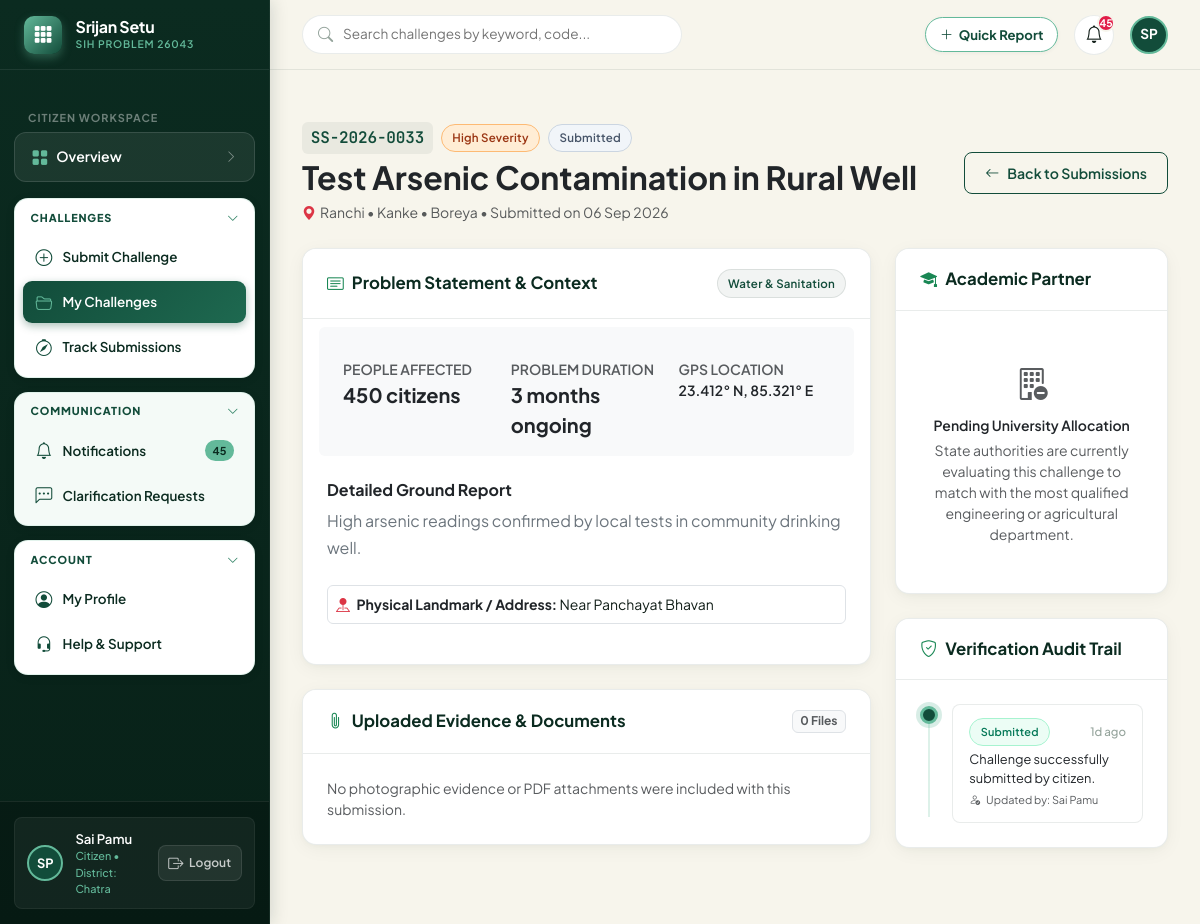
The app's page /citizen/challenge/33 (signed in), older data.
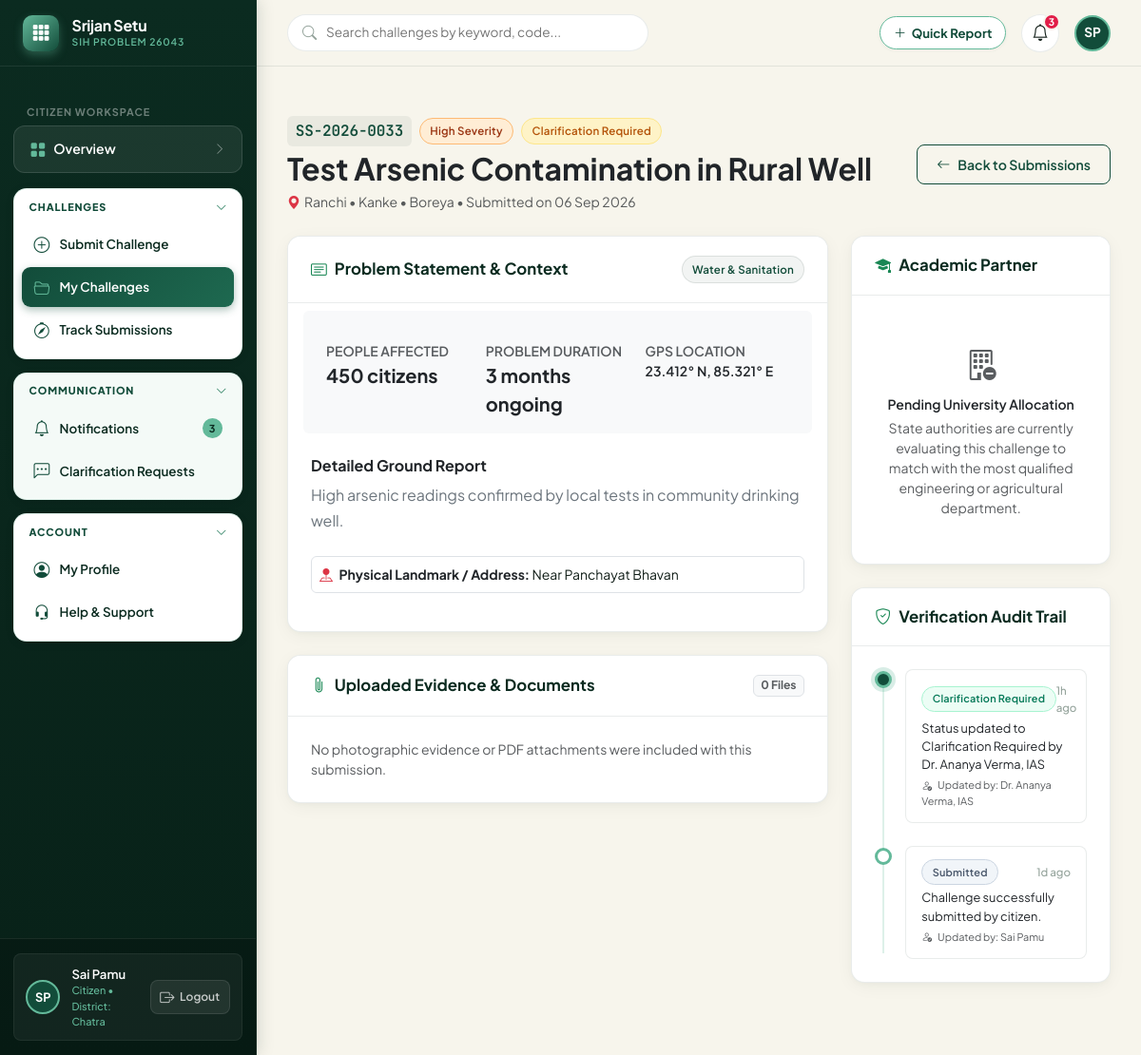
The same page, newer data.
### app/models.py (models this page shows, shortened)
class Challenge(db.Model):
    __tablename__ = 'challenges'
    id = db.Column(db.Integer, primary_key=True)
    code = db.Column(db.String(30), unique=True, nullable=False, index=True)
    title = db.Column(db.String(200), nullable=False)
    description = db.Column(db.Text, nullable=False)
    domain = db.Column(db.String(100), nullable=False)
    district = db.Column(db.String(50), nullable=False)
    block = db.Column(db.String(50), nullable=True)
    village_city = db.Column(db.String(100), nullable=True)
    people_affected = db.Column(db.Integer, default=100)
    duration_months = db.Column(db.Integer, default=6)
    severity = db.Column(db.String(20), default='Medium')  # 'Low', 'Medium', 'High', 'Critical'
    address_text = db.Column(db.String(255), nullable=True)
    gps_coords = db.Column(db.String(50), nullable=True)
    status = db.Column(db.String(50), default='Submitted', index=True)
    priority = db.Column(db.String(20), default='Medium')  # 'Low', 'Medium', 'High', 'Critical'
    validation_notes = db.Column(db.Text, nullable=True)
    category_assigned = db.Column(db.String(100), nullable=True)
    created_by_id = db.Column(db.Integer, db.ForeignKey('users.id'), nullable=False)
    created_at = db.Column(db.DateTime, default=datetime.utcnow)
    updated_at = db.Column(db.DateTime, default=datetime.utcnow, onupdate=datetime.utcnow)
    media = db.relationship('ChallengeMedia', backref='challenge', lazy='dynamic', cascade='all, delete-orphan')
    history = db.relationship('StatusHistory', backref='challenge', lazy='dynamic', order_by='StatusHistory.created_at.desc()', cascade='all, delete-orphan')
    assignments = db.relationship('ChallengeAssignment', backref='challenge', lazy='dynamic', cascade='all, delete-orphan')
    project = db.relationship('Project', backref='challenge', uselist=False, cascade='all, delete-orphan')
    proposals = db.relationship('Proposal', backref='challenge', lazy='dynamic', cascade='all, delete-orphan')
    @property
    def latest_assignment(self):
        return self.assignments.order_by(ChallengeAssignment.assigned_at.desc()).first()
    @property
    def assigned_university(self):
        assignment = self.latest_assignment
        if assignment and assignment.university:
            return assignment.university
        return None
    @property
    def status_badge_class(self):
        mapping = {
            'Submitted': 'badge-status-submitted',
            'Under Review': 'badge-status-review',
            'Clarification Required': 'badge-status-clarification',
            'Validated': 'badge-status-validated',
            'Rejected': 'badge-status-rejected',
            'University Assigned': 'badge-status-assigned',
            'Accepted': 'badge-status-accepted',
            'Proposal Submitted': 'badge-status-proposal',
            'In Progress': 'badge-status-progress',
            'Prototype Ready': 'badge-status-prototype',
            'Pilot Testing': 'badge-status-pilot',
            'Completed': 'badge-status-completed'
        }
        return mapping.get(self.status, 'badge-status-default')
    @property
    def severity_badge_class(self):
        mapping = {
            'Critical': 'badge-severity-critical',
            'High': 'badge-severity-high',
            'Medium': 'badge-severity-medium',
            'Low': 'badge-severity-low'
        }
        return mapping.get(self.severity, 'badge-severity-medium')

class StatusHistory(db.Model):
    __tablename__ = 'status_history'
    id = db.Column(db.Integer, primary_key=True)
    challenge_id = db.Column(db.Integer, db.ForeignKey('challenges.id'), nullable=False)
    old_status = db.Column(db.String(50), nullable=True)
    new_status = db.Column(db.String(50), nullable=False)
    updated_by_id = db.Column(db.Integer, db.ForeignKey('users.id'), nullable=True)
    notes = db.Column(db.Text, nullable=True)
    created_at = db.Column(db.DateTime, default=datetime.utcnow)
    updater = db.relationship('User', foreign_keys=[updated_by_id])

class User(UserMixin, db.Model):
    __tablename__ = 'users'
    id = db.Column(db.Integer, primary_key=True)
    email = db.Column(db.String(120), unique=True, nullable=False, index=True)
    password_hash = db.Column(db.String(256), nullable=False)
    full_name = db.Column(db.String(100), nullable=False)
    role = db.Column(db.String(20), nullable=False)  # 'citizen', 'government', 'university'
    phone = db.Column(db.String(20), nullable=True)
    organization = db.Column(db.String(120), nullable=True)
    designation = db.Column(db.String(100), nullable=True)
    district = db.Column(db.String(50), nullable=True)
    university_id = db.Column(db.Integer, db.ForeignKey('universities.id'), nullable=True)
    created_at = db.Column(db.DateTime, default=datetime.utcnow)
    challenges = db.relationship('Challenge', backref='creator', lazy='dynamic', foreign_keys='Challenge.created_by_id')
    notifications = db.relationship('Notification', backref='recipient', lazy='dynamic', cascade='all, delete-orphan')
    university = db.relationship('University', backref=db.backref('representatives', lazy=True), foreign_keys=[university_id])
    @property
    def initials(self):
        parts = self.full_name.strip().split()
        if len(parts) >= 2:
            return f"{parts[0][0]}{parts[1][0]}".upper()
        elif len(parts) == 1 and len(parts[0]) > 0:
            return parts[0][:2].upper()
        return "JG"

### app/citizen/routes.py (the view)
@citizen_bp.route('/challenge/<int:challenge_id>')
@login_required
@role_required('citizen')
def challenge_detail(challenge_id):
    challenge = Challenge.query.get_or_404(challenge_id)
    if challenge.created_by_id != current_user.id:
        abort(403)
    return render_template('citizen/challenge_detail.html', challenge=challenge)

### app/__init__.py (called while the page is built)
def role_required(roles):
    if isinstance(roles, str):
        roles = [roles]
    def decorator(f):
        @wraps(f)
        def decorated_function(*args, **kwargs):
            if not current_user.is_authenticated:
                return redirect(url_for('auth.login', next=request.url))
            if current_user.role not in roles:
                abort(403)
            return f(*args, **kwargs)
        return decorated_function
    return decorator

### app/templates/citizen/challenge_detail.html (shortened to what the changed rows need)
{% extends "base.html" %}
{% block content %}
<div class="d-flex flex-wrap align-items-center justify-content-between gap-3 mb-4">
    <div>
        <div class="d-flex align-items-center gap-2 mb-1">
            <span class="table-code-pill fs-6">{{ challenge.code }}</span>
            <span class="jig-badge {{ challenge.severity_badge_class }}">{{ challenge.severity }} Severity</span>
            <span class="jig-badge {{ challenge.status_badge_class }}">{{ challenge.status }}</span>
        </div>
        <h2 class="fw-bold text-dark mb-1">{{ challenge.title }}</h2>
        <span class="text-muted small">
            <i class="bi bi-geo-alt-fill text-danger me-1"></i>{{ challenge.district }} &bull; {{ challenge.block or 'Block N/A' }} &bull; {{ challenge.village_city or '' }}
            &bull; Submitted on {{ challenge.created_at|format_date }}
        </span>
    </div>
</div>
<div class="row g-4">
    <div class="col-lg-8">
        <div class="content-card mb-4">
            <div class="content-card-header">
                <h3 class="content-card-title">
                    <i class="bi bi-card-text text-success"></i> Problem Statement & Context
                </h3>
                <span class="jig-badge badge-domain">{{ challenge.domain }}</span>
            </div>
            <div class="content-card-body">
                <div class="row g-3 mb-4 p-3 bg-light rounded">
                    <div class="col-sm-4">
                        <div class="text-muted small text-uppercase fw-semibold">People Affected</div>
                        <div class="fs-5 fw-bold text-dark">{{ "{:,}".format(challenge.people_affected) }} citizens</div>
                    </div>
                    <div class="col-sm-4">
                        <div class="text-muted small text-uppercase fw-semibold">Problem Duration</div>
                        <div class="fs-5 fw-bold text-dark">{{ challenge.duration_months }} months ongoing</div>
                    </div>
                    <div class="col-sm-4">
                        <div class="text-muted small text-uppercase fw-semibold">GPS Location</div>
                        <div class="small fw-semibold text-dark text-truncate">{{ challenge.gps_coords or 'Coordinates Pending' }}</div>
                    </div>
                </div>
                <h5 class="fw-bold text-dark fs-6 mb-2">Detailed Ground Report</h5>
                <p class="text-secondary mb-4" style="line-height: 1.7; white-space: pre-line;">{{ challenge.description }}</p>
                {% if challenge.address_text %}
                    <div class="p-2 border rounded bg-white small mb-3">
                        <span class="fw-bold text-dark"><i class="bi bi-pin-map-fill text-danger me-1"></i> Physical Landmark / Address:</span>
                        {{ challenge.address_text }}
                    </div>
                {% endif %}
            </div>
        </div>
    </div>
    <div class="col-lg-4">
        <div class="content-card">
            <div class="content-card-body">
                <div class="status-timeline m-0">
                    {% for h in challenge.history.all() %}
                        <div class="timeline-item">
                            <div class="timeline-marker {% if loop.first %}active{% endif %}"></div>
                            <div class="timeline-content">
                                <div class="d-flex justify-content-between align-items-center mb-1">
                                    <span class="jig-badge {% if loop.first %}badge-status-validated{% else %}badge-status-submitted{% endif %}" style="font-size: 0.68rem;">
                                        {{ h.new_status }}
                                    </span>
                                    <span class="timeline-time">{{ h.created_at|time_ago }}</span>
                                </div>
                                <div class="small text-dark" style="font-size: 0.8rem;">{{ h.notes }}</div>
                                {% if h.updater %}
                                    <div class="text-muted mt-1" style="font-size: 0.68rem;">
                                        <i class="bi bi-person-check me-1"></i> Updated by: {{ h.updater.full_name }}
                                    </div>
                                {% endif %}
                            </div>
                        </div>
                    {% endfor %}
                </div>
            </div>
        </div>
    </div>
</div>
{% endblock %}

### app/templates/base.html (shortened to what the changed rows need)
<!DOCTYPE html>
<html lang="en">
<head>
    <link href="https://cdn.jsdelivr.net/npm/bootstrap@5.3.3/dist/css/bootstrap.min.css" rel="stylesheet">
    <link href="https://cdn.jsdelivr.net/npm/bootstrap-icons@1.11.3/font/bootstrap-icons.min.css" rel="stylesheet">
    <link rel="stylesheet" href="{{ url_for('static', filename='css/main.css') }}">
</head>
<body>
<div class="app-wrapper">
    <aside class="app-sidebar">
        <div class="sidebar-header">
            <a href="{{ url_for('index') }}" class="sidebar-brand">
                <div class="brand-text">
                    <h1>Srijan Setu</h1>
                </div>
            </a>
        </div>
        <div class="sidebar-body">
            {% if current_user.is_authenticated %}
                {% if current_user.role == 'citizen' %}
                    <div class="sidebar-cards-container">
                        <div class="sidebar-nav-card" id="sidebar-card-comm">
                            <div class="sidebar-card-content" id="card-comm">
                                <ul class="sidebar-card-nav">
                                    <li>
                                        <a href="{{ url_for('citizen.notifications') }}" class="card-nav-link {% if request.endpoint == 'citizen.notifications' %}active{% endif %}" id="nav-notifications">
                                            <i class="bi bi-bell"></i>
                                            <span>Notifications</span>
                                            {% if unread_notifications_count > 0 %}
                                                <span class="card-nav-badge">{{ unread_notifications_count }}</span>
                                            {% endif %}
                                        </a>
                                    </li>
                                </ul>
                            </div>
                        </div>
                    </div>
                {% endif %}
            {% endif %}
        </div>
    </aside>
    <main class="app-main">
        <header class="app-topbar">
            <div class="topbar-right">
                {% if current_user.is_authenticated %}
                    <div class="dropdown">
                        <button class="topbar-action-btn" data-bs-toggle="dropdown" aria-expanded="false" title="Notifications">
                            <i class="bi bi-bell"></i>
                            {% if unread_notifications_count > 0 %}
                                <span class="badge-notification-count">{{ unread_notifications_count }}</span>
                            {% endif %}
                        </button>
                    </div>
                {% endif %}
            </div>
        </header>
        <div class="page-content-wrapper">
            {% block content %}{% endblock %}
        </div>
    </main>
</div>
</body>
</html>

Row changes from the older to the newer data that the page shows:
changed Challenge "Test Arsenic Contamination in Rural Well": status "Submitted" → "Clarification Required"
added StatusHistory: new_status "Clarification Required", created_at "1h ago", notes "Status updated to Clarification Required by Dr. Ananya Verma, IAS", updater.full_name "Dr. Ananya Verma, IAS"
Text that changed along with them:
{{ unread_notifications_count }}: "45" → "3"
